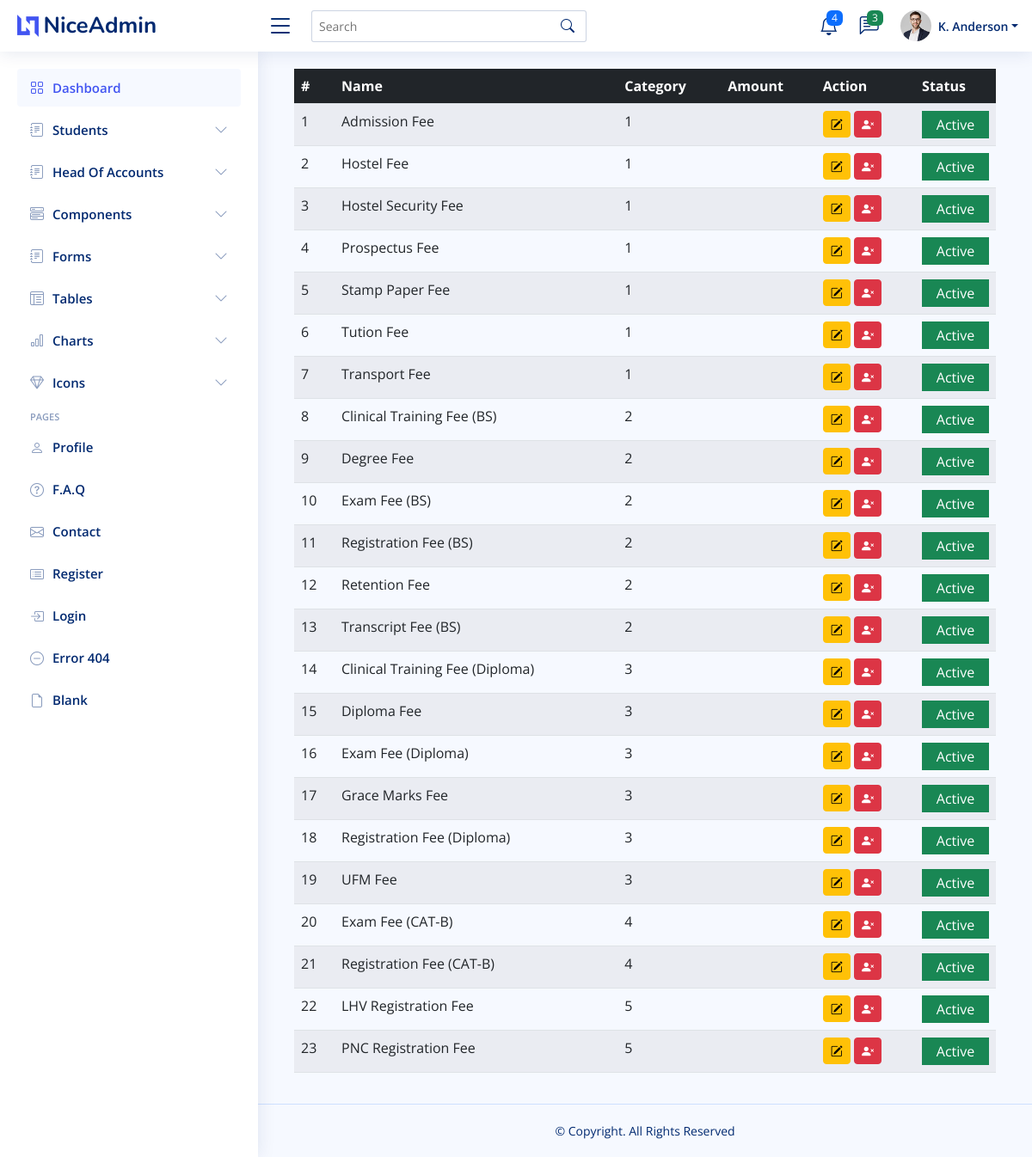
Page /views/head_of_accounts/all_head_of_accounts.php on the earlier database version.
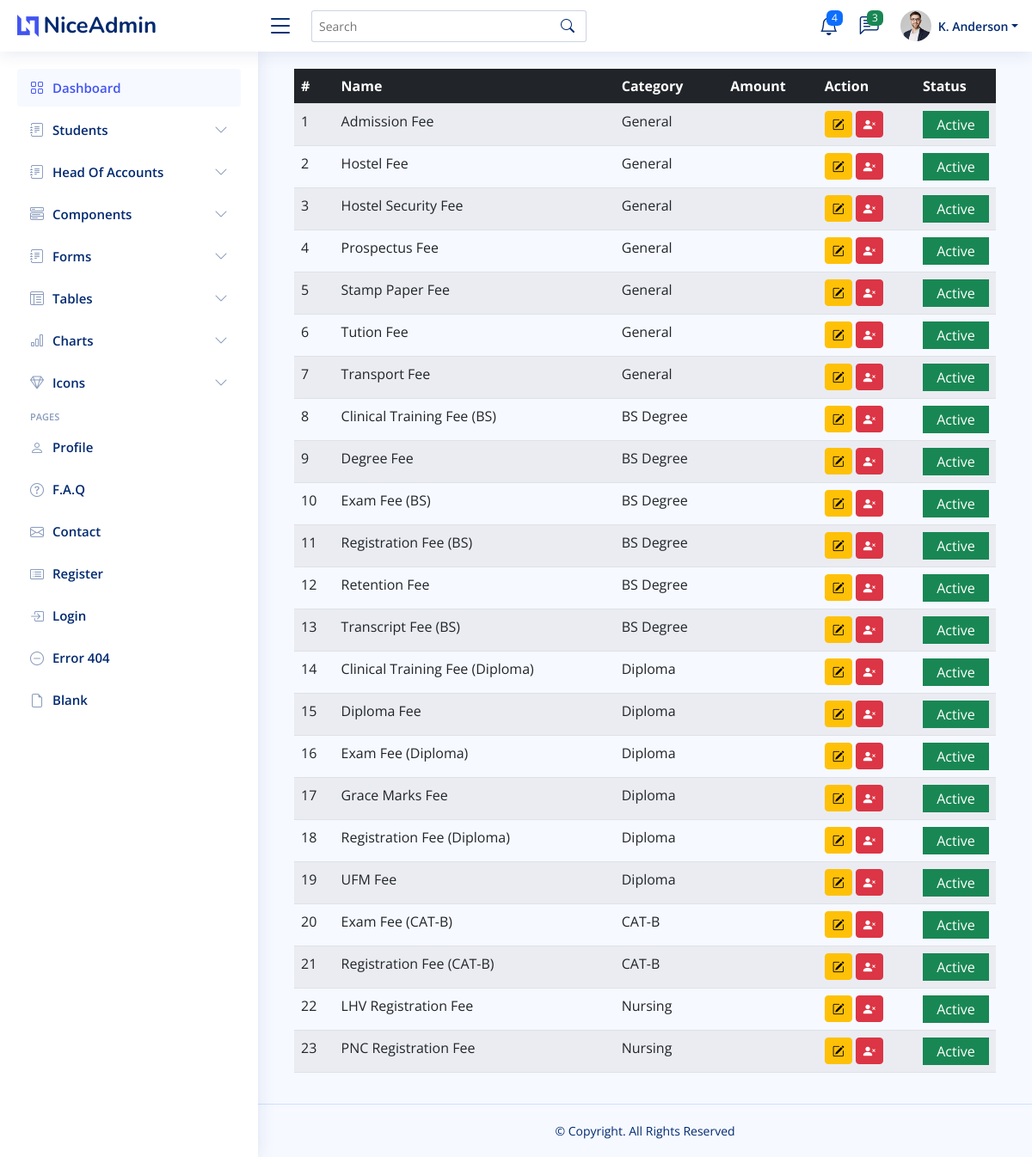
Same page on the later database version.
### tables this page shows
CREATE TABLE `head_of_accounts` (
  `id` int(11) NOT NULL,
  `account_name` varchar(512) DEFAULT NULL,
  `category` varchar(512) DEFAULT NULL,
  `amount` int(255) DEFAULT NULL,
  `status` varchar(11) DEFAULT '1',
  `created_on` datetime DEFAULT NULL
);

### views/head_of_accounts/all_head_of_accounts.php (the view, shortened to what this page needs)
<?php
include '../../includes/header.php';
include '../../includes/sidebar.php';
?>
<main id="main" class="main">
<div class="container-fluid">
<div class="table-responsive">
  <table class="table table-striped datatable " id="hoa_table">
  <thead class="bg-dark text-white">
    <tr>
      <th scope="col">#</th>
      <th scope="col">Name</th>
      <th scope="col">Category</th>
      <th scope="col">Amount</th>
      <th scope="col">Action</th>
      <th scope="col">Status</th>
    </tr>
  </thead>
  <tbody>
    <?php
    $ret=mysqli_query($con,"SELECT * FROM `head_of_accounts` ");
    $count = 1;
    while ($row=mysqli_fetch_array($ret))
    {
      ?>
      <tr>
        <td><?=$count?></td>
        <td>
          <p class="text-sm mb-0"><?=$row['account_name']?></p></td>
        <td>
          <p class="text-sm mb-0"><?=$row['category']?></p>
        </td>
        <td>
          <p class="text-sm"><?=$row['amount']?></p></td>
        <td>
          <div>
            <button class="btn btn-sm btn-warning" onclick="edit_student_detail(<?=$student_id?>)" data-bs-toggle="modal" data-bs-target="#edit_hoa_modal"><i class="bi bi-pencil-square"></i></button>
            <button class="btn btn-sm btn-danger" onclick="delete_student(<?=$student_id?>)"><i class="bi bi-person-x-fill"></i></button>
          </div>
        </td>
        <td>
          <?php
          if($row['status'] == '1'){
            ?>
              <p class="text-white bg-success text-sm p-1 text-center mb-0">Active</p>
            <?php
          }elseif($row['status'] == '2'){
            ?>
              <p class="text-white bg-danger text-sm p-1 text-center mb-0">InActive</p>
            <?php
          }
        ?>
        </td>
      </tr>
      <?php
      $count++;
    }
    ?>
  </tbody>
</table>
</div>
</div>
</main>
<?php
include '../../includes/footer.php';
?>

### includes/header.php (shortened to what this page needs)
<!DOCTYPE html>
<html lang="en">
<head>
  <link href="../../assets/vendor/bootstrap/css/bootstrap.min.css" rel="stylesheet">
  <link href="../../assets/vendor/bootstrap-icons/bootstrap-icons.css" rel="stylesheet">
  <link href="../../assets/vendor/boxicons/css/boxicons.min.css" rel="stylesheet">
  <link href="../../assets/vendor/quill/quill.snow.css" rel="stylesheet">
  <link href="../../assets/vendor/quill/quill.bubble.css" rel="stylesheet">
  <link href="../../assets/vendor/remixicon/remixicon.css" rel="stylesheet">
  <link href="../../assets/vendor/simple-datatables/style.css" rel="stylesheet">
  <link href="../../assets/css/style.css" rel="stylesheet">
</head>
<body>
  <header id="header" class="header fixed-top d-flex align-items-center">
    <div class="d-flex align-items-center justify-content-between">
      <a href="index.html" class="logo d-flex align-items-center">
        <img src="../../assets/img/logo.png" alt="">
        <span class="d-none d-lg-block">NiceAdmin</span>
      </a>
      <i class="bi bi-list toggle-sidebar-btn"></i>
    </div>
    <div class="search-bar">
      <form class="search-form d-flex align-items-center" method="POST" action="#">
        <input type="text" name="query" placeholder="Search" title="Enter search keyword">
        <button type="submit" title="Search"><i class="bi bi-search"></i></button>
      </form>
    </div>
    <nav class="header-nav ms-auto">
      <ul class="d-flex align-items-center">
        <li class="nav-item dropdown">
          <a class="nav-link nav-icon" href="#" data-bs-toggle="dropdown">
            <i class="bi bi-bell"></i>
            <span class="badge bg-primary badge-number">4</span>
          </a>
        </li>
        <li class="nav-item dropdown">
          <a class="nav-link nav-icon" href="#" data-bs-toggle="dropdown">
            <i class="bi bi-chat-left-text"></i>
            <span class="badge bg-success badge-number">3</span>
          </a>
        </li>
        <li class="nav-item dropdown pe-3">
          <a class="nav-link nav-profile d-flex align-items-center pe-0" href="#" data-bs-toggle="dropdown">
            <img src="../../assets/img/profile-img.jpg" alt="Profile" class="rounded-circle">
            <span class="d-none d-md-block dropdown-toggle ps-2">K. Anderson</span>
          </a>
        </li>
      </ul>
    </nav>
  </header>

### includes/sidebar.php (shortened to what this page needs)
<aside id="sidebar" class="sidebar">
<ul class="sidebar-nav" id="sidebar-nav">
  <li class="nav-item">
    <a class="nav-link " href="../dashboard/dashboard.php">
      <i class="bi bi-grid"></i>
      <span>Dashboard</span>
    </a>
  </li>
  <li class="nav-item">
    <a class="nav-link collapsed" data-bs-target="#students-nav" data-bs-toggle="collapse" href="#">
      <i class="bi bi-journal-text"></i><span>Students</span><i class="bi bi-chevron-down ms-auto"></i>
    </a>
  </li>
  <li class="nav-item">
    <a class="nav-link collapsed" data-bs-target="#hoa-nav" data-bs-toggle="collapse" href="#">
      <i class="bi bi-journal-text"></i><span>Head Of Accounts</span><i class="bi bi-chevron-down ms-auto"></i>
    </a>
  </li>
  <li class="nav-item">
    <a class="nav-link collapsed" data-bs-target="#components-nav" data-bs-toggle="collapse" href="#">
      <i class="bi bi-menu-button-wide"></i><span>Components</span><i class="bi bi-chevron-down ms-auto"></i>
    </a>
  </li>
  <li class="nav-item">
    <a class="nav-link collapsed" data-bs-target="#forms-nav" data-bs-toggle="collapse" href="#">
      <i class="bi bi-journal-text"></i><span>Forms</span><i class="bi bi-chevron-down ms-auto"></i>
    </a>
  </li>
  <li class="nav-item">
    <a class="nav-link collapsed" data-bs-target="#tables-nav" data-bs-toggle="collapse" href="#">
      <i class="bi bi-layout-text-window-reverse"></i><span>Tables</span><i class="bi bi-chevron-down ms-auto"></i>
    </a>
  </li>
  <li class="nav-item">
    <a class="nav-link collapsed" data-bs-target="#charts-nav" data-bs-toggle="collapse" href="#">
      <i class="bi bi-bar-chart"></i><span>Charts</span><i class="bi bi-chevron-down ms-auto"></i>
    </a>
  </li>
  <li class="nav-item">
    <a class="nav-link collapsed" data-bs-target="#icons-nav" data-bs-toggle="collapse" href="#">
      <i class="bi bi-gem"></i><span>Icons</span><i class="bi bi-chevron-down ms-auto"></i>
    </a>
  </li>
  <li class="nav-heading">Pages</li>
  <li class="nav-item">
    <a class="nav-link collapsed" href="users-profile.html">
      <i class="bi bi-person"></i>
      <span>Profile</span>
    </a>
  </li>
  <li class="nav-item">
    <a class="nav-link collapsed" href="pages-faq.html">
      <i class="bi bi-question-circle"></i>
      <span>F.A.Q</span>
    </a>
  </li>
  <li class="nav-item">
    <a class="nav-link collapsed" href="pages-contact.html">
      <i class="bi bi-envelope"></i>
      <span>Contact</span>
    </a>
  </li>
  <li class="nav-item">
    <a class="nav-link collapsed" href="pages-register.html">
      <i class="bi bi-card-list"></i>
      <span>Register</span>
    </a>
  </li>
  <li class="nav-item">
    <a class="nav-link collapsed" href="pages-login.html">
      <i class="bi bi-box-arrow-in-right"></i>
      <span>Login</span>
    </a>
  </li>
  <li class="nav-item">
    <a class="nav-link collapsed" href="pages-error-404.html">
      <i class="bi bi-dash-circle"></i>
      <span>Error 404</span>
    </a>
  </li>
  <li class="nav-item">
    <a class="nav-link collapsed" href="pages-blank.html">
      <i class="bi bi-file-earmark"></i>
      <span>Blank</span>
    </a>
  </li>
</ul>
</aside>

### includes/footer.php (shortened to what this page needs)
  <footer id="footer" class="footer">
    <div class="copyright">
      &copy; Copyright. All Rights Reserved
    </div>
  </footer>
</body>
</html>

### assets/css/style.css (style rules this page uses)
:root { scroll-behavior: smooth; }
body { font-family: "Open Sans", sans-serif; background: #f6f9ff; color: #444444; }
a { color: #4154f1; text-decoration: none; }
#main { margin-top: 60px; padding: 20px 30px; transition: all 0.3s; }
.logo { line-height: 1; }
@media (min-width: 1200px) { .logo { width: 280px; } }
.logo img { max-height: 26px; margin-right: 6px; }
.logo span { font-size: 26px; font-weight: 700; color: #012970; font-family: "Nunito", sans-serif; }
.header { transition: all 0.5s; z-index: 997; height: 60px; box-shadow: 0px 2px 20px rgba(1, 41, 112, 0.1); background-color: #fff; padding-left: 20px; }
.header .toggle-sidebar-btn { font-size: 32px; padding-left: 10px; cursor: pointer; color: #012970; }
.header .search-bar { min-width: 360px; padding: 0 20px; }
.header .search-form { width: 100%; }
.header .search-form input { border: 0; font-size: 14px; color: #012970; border: 1px solid rgba(1, 41, 112, 0.2); padding: 7px 38px 7px 8px; border-radius: 3px; transition: 0.3s; width: 100%; }
.header .search-form button { border: 0; padding: 0; margin-left: -30px; background: none; }
.header .search-form button i { color: #012970; }
.header-nav ul { list-style: none; }
.header-nav>ul { margin: 0; padding: 0; }
.header-nav .nav-icon { font-size: 22px; color: #012970; margin-right: 25px; position: relative; }
.header-nav .nav-profile { color: #012970; }
.header-nav .nav-profile img { max-height: 36px; }
.header-nav .nav-profile span { font-size: 14px; font-weight: 600; }
.header-nav .badge-number { position: absolute; inset: -2px -5px auto auto; font-weight: normal; font-size: 12px; padding: 3px 6px; }
.sidebar { position: fixed; top: 60px; left: 0; bottom: 0; width: 300px; z-index: 996; transition: all 0.3s; padding: 20px; overflow-y: auto; scrollbar-width: thin; scrollbar-color: #aab7cf transparent; box-shadow: 0px 0px 20px rgba(1, 41, 112, 0.1); background-color: #fff; }
@media (min-width: 1200px) { #main, #footer { margin-left: 300px; } }
.sidebar-nav { padding: 0; margin: 0; list-style: none; }
.sidebar-nav li { padding: 0; margin: 0; list-style: none; }
.sidebar-nav .nav-item { margin-bottom: 5px; }
.sidebar-nav .nav-heading { font-size: 11px; text-transform: uppercase; color: #899bbd; font-weight: 600; margin: 10px 0 5px 15px; }
.sidebar-nav .nav-link { display: flex; align-items: center; font-size: 15px; font-weight: 600; color: #4154f1; transition: 0.3; background: #f6f9ff; padding: 10px 15px; border-radius: 4px; }
.sidebar-nav .nav-link i { font-size: 16px; margin-right: 10px; color: #4154f1; }
.sidebar-nav .nav-link.collapsed { color: #012970; background: #fff; }
.sidebar-nav .nav-link.collapsed i { color: #899bbd; }
.sidebar-nav .nav-link .bi-chevron-down { margin-right: 0; transition: transform 0.2s ease-in-out; }
.footer { padding: 20px 0; font-size: 14px; transition: all 0.3s; border-top: 1px solid #cddfff; }
.footer .copyright { text-align: center; color: #012970; }

Differences in the rows shown:
changed head_of_accounts "Admission Fee": category "1" → "General"
changed head_of_accounts "Hostel Fee": category "1" → "General"
changed head_of_accounts "Hostel Security Fee": category "1" → "General"
changed head_of_accounts "Prospectus Fee": category "1" → "General"
changed head_of_accounts "Stamp Paper Fee": category "1" → "General"
changed head_of_accounts "Tution Fee": category "1" → "General"
changed head_of_accounts "Transport Fee": category "1" → "General"
changed head_of_accounts "Clinical Training Fee (BS)": category "2" → "BS Degree"
changed head_of_accounts "Degree Fee": category "2" → "BS Degree"
changed head_of_accounts "Exam Fee (BS)": category "2" → "BS Degree"
changed head_of_accounts "Registration Fee (BS)": category "2" → "BS Degree"
changed head_of_accounts "Retention Fee": category "2" → "BS Degree"
changed head_of_accounts "Transcript Fee (BS)": category "2" → "BS Degree"
changed head_of_accounts "Clinical Training Fee (Diploma)": category "3" → "Diploma"
changed head_of_accounts "Diploma Fee": category "3" → "Diploma"
changed head_of_accounts "Exam Fee (Diploma)": category "3" → "Diploma"
changed head_of_accounts "Grace Marks Fee": category "3" → "Diploma"
changed head_of_accounts "Registration Fee (Diploma)": category "3" → "Diploma"
changed head_of_accounts "UFM Fee": category "3" → "Diploma"
changed head_of_accounts "Exam Fee (CAT-B)": category "4" → "CAT-B"
changed head_of_accounts "Registration Fee (CAT-B)": category "4" → "CAT-B"
changed head_of_accounts "LHV Registration Fee": category "5" → "Nursing"
changed head_of_accounts "PNC Registration Fee": category "5" → "Nursing"
